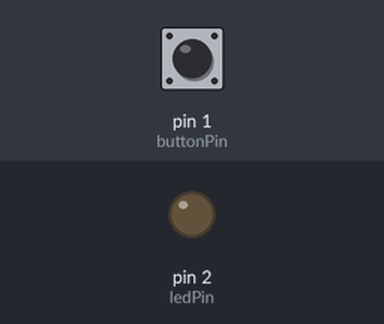
Recording of a sketch running on a simulated Arduino Uno, built with avr-gcc and run on an emulated ATmega328P. Parts: output pins drawn as LEDs (lit = HIGH). The inputs (shaded band) are chosen by the test bench; at power-on: pin 1 (buttonPin) LOW.

Above: at 1.2 s.
1.3 s: pin 1 (buttonPin) pulled HIGH for 0.15 s
At 1.37 s:
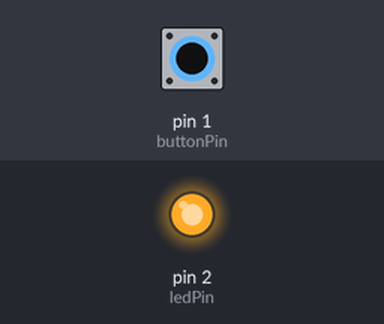
2.9 s: pin 1 (buttonPin) pulled HIGH for 3.2 s
At 7.1 s:
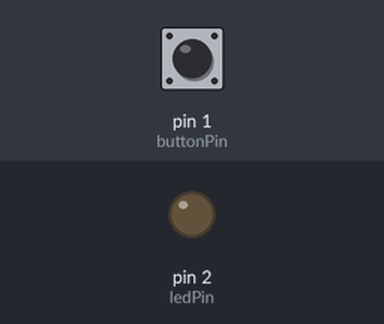
Timing chart, 0 to 8.6 s (numbered marks = the images above; inputs shaded):
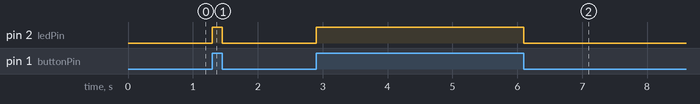

The sketch:

buttonled.ino
```cpp
// constants won't change. They're used here to set pin numbers:
const int buttonPin = 1;     // the number of the pushbutton pin
const int ledPin =  2;      // the number of the LED pin

// variables will change:
int buttonState = 0;         // variable for reading the pushbutton status

void setup() {
  // initialize the LED pin as an output:
  pinMode(ledPin, OUTPUT);
  // initialize the pushbutton pin as an input:
  pinMode(buttonPin, INPUT);
}

void loop() {
  // read the state of the pushbutton value:
  buttonState = digitalRead(buttonPin);

  // check if the pushbutton is pressed. If it is, the buttonState is HIGH:
  if (buttonState == HIGH) {
    // turn LED on:
    digitalWrite(ledPin, HIGH);
  } else {
    // turn LED off:
    digitalWrite(ledPin, LOW);
  }
}
```

Measured:
- after the input at 1.3 s, pin 2 (ledPin): LOW → HIGH at once, → LOW 0.15 s later
- after the input at 2.9 s, pin 2 (ledPin): LOW → HIGH at once, → LOW 3.2 s later
